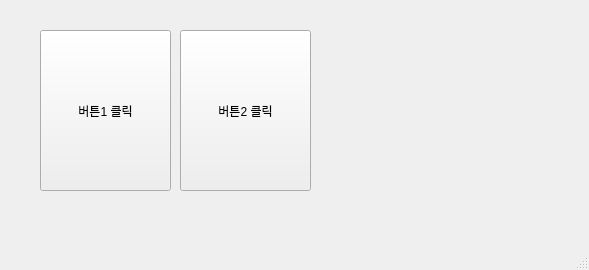
<?xml version="1.0" encoding="UTF-8"?>
<ui version="4.0">
 <class>MainWindow</class>
 <widget class="QMainWindow" name="MainWindow">
  <property name="geometry">
   <rect>
    <x>0</x>
    <y>0</y>
    <width>589</width>
    <height>270</height>
   </rect>
  </property>
  <property name="sizePolicy">
   <sizepolicy hsizetype="Fixed" vsizetype="Fixed">
    <horstretch>0</horstretch>
    <verstretch>0</verstretch>
   </sizepolicy>
  </property>
  <property name="minimumSize">
   <size>
    <width>589</width>
    <height>270</height>
   </size>
  </property>
  <property name="maximumSize">
   <size>
    <width>589</width>
    <height>270</height>
   </size>
  </property>
  <property name="windowTitle">
   <string>MainWindow</string>
  </property>
  <widget class="QWidget" name="centralwidget">
   <widget class="QPushButton" name="practice_button1">
    <property name="geometry">
     <rect>
      <x>40</x>
      <y>30</y>
      <width>131</width>
      <height>161</height>
     </rect>
    </property>
    <property name="text">
     <string>버튼1 클릭</string>
    </property>
   </widget>
   <widget class="QPushButton" name="practice_button2">
    <property name="geometry">
     <rect>
      <x>180</x>
      <y>30</y>
      <width>131</width>
      <height>161</height>
     </rect>
    </property>
    <property name="text">
     <string>버튼2 클릭</string>
    </property>
   </widget>
  </widget>
  <widget class="QMenuBar" name="menubar">
   <property name="geometry">
    <rect>
     <x>0</x>
     <y>0</y>
     <width>589</width>
     <height>21</height>
    </rect>
   </property>
  </widget>
  <widget class="QStatusBar" name="statusbar"/>
 </widget>
 <resources/>
 <connections/>
</ui>
